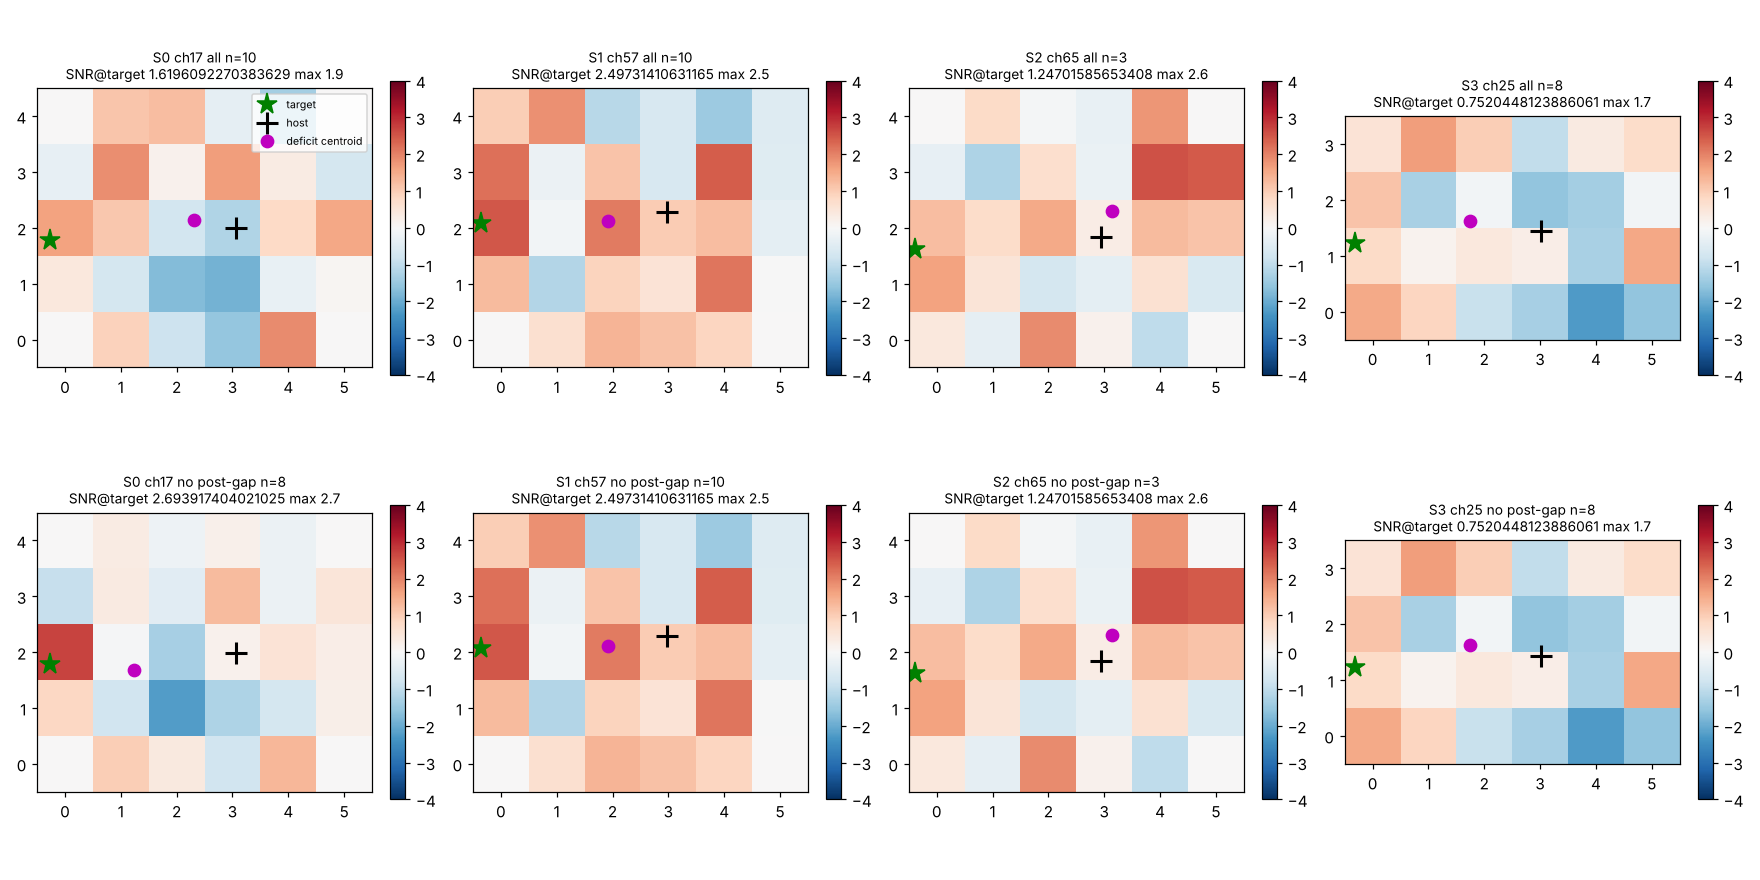

Generate this figure with Python:
"""Red-team pixel-level check for kic-005866176 on the Kepler TPFs of the host KIC 5866192 (own code).
Event-differenced deficit images stacked per season; deficit centroid vs Gaia positions of target and host;
template (out-of-transit image, shifted) fit at target vs host. Also run with post-gap events excluded."""
import json, glob, numpy as np, warnings; warnings.filterwarnings('ignore')
from astropy.io import fits
from astropy.wcs import WCS
from scipy.ndimage import shift as ndshift
import matplotlib; matplotlib.use('Agg'); import matplotlib.pyplot as plt
OUT='/home/user/ZyushgPlanet/runs/poolA_main/adversarial/kic-005866176/redteam/'
TPFS=sorted(glob.glob('/tmp/claude-0/-home-user-ZyushgPlanet/0a31cad6-114a-5cca-8219-924182316e90/scratchpad/redteam_kic005866176/tpf/mastDownload/Kepler/*/kplr005866192-*_lpd-targ.fits.gz'))
P=29.433016127730333; T0=172.57296158611774; DUR=1.95/24.
RA_T,DEC_T=288.4755283869849,41.10860915391378   # target KIC 5866176 (Gaia DR3 2102115328638366592)
RA_H,DEC_H=288.47974,41.1105                     # host KIC 5866192
POSTGAP_EVENTS=[231.476,937.845]  # the two post-gap deep events (BKJD)
R={'tpfs':[], 'seasons':{}}
stacks={}
for path in TPFS:
    f=fits.open(path); d=f[1].data; h1=f[1].header; h0=f[0].header
    q=h0['QUARTER']; ch=h0['CHANNEL']; season=h0['SEASON']
    t=d['TIME']; flux=d['FLUX']; ferr=d['FLUX_ERR']; qual=d['QUALITY']
    collected=np.isfinite(flux).mean(axis=0)>0.5
    ok=np.isfinite(t)&(qual==0)&np.isfinite(flux[:,collected]).all(axis=1)
    t=t[ok]; flux=np.nan_to_num(flux[ok]); ferr=ferr[ok]
    # WCS for the aperture extension (pixel coords)
    w=WCS(f[2].header)
    xt,yt=[float(v) for v in w.all_world2pix(RA_T,DEC_T,0)]; xh,yh=[float(v) for v in w.all_world2pix(RA_H,DEC_H,0)]
    ny,nx=flux.shape[1:]
    info={'quarter':int(q),'channel':int(ch),'season':int(season),'shape':[int(ny),int(nx)],'target_xy':[float(xt),float(yt)],'host_xy':[float(xh),float(yh)],'sep_px':float(np.hypot(xt-xh,yt-yh))}
    # per-event difference images
    n0=int(np.floor((t.min()-T0)/P)); n1=int(np.ceil((t.max()-T0)/P))
    diffs=[]; wts=[]; outs=[]; tcs=[]
    for n in range(n0,n1+1):
        tc=T0+n*P
        inn=np.abs(t-tc)<DUR/2; out=(np.abs(t-tc)<1.0)&(np.abs(t-tc)>1.5*DUR)
        if inn.sum()<2 or out.sum()<10: continue
        # local linear trend per pixel from out-of-transit, evaluated at in-transit times
        X=np.vstack([np.ones(out.sum()),t[out]-tc]).T
        beta=np.linalg.lstsq(X,flux[out].reshape(out.sum(),-1),rcond=None)[0]
        model_in=(np.vstack([np.ones(inn.sum()),t[inn]-tc]).T@beta).reshape(inn.sum(),ny,nx)
        resid=flux[out].reshape(out.sum(),-1)-(X@beta); sd=resid.std(axis=0).reshape(ny,nx)
        diff=(model_in-flux[inn]).mean(axis=0)   # positive = deficit in transit
        var=sd**2/inn.sum()+sd**2/out.sum()
        wt=np.where(collected&(var>0),1/np.where(var>0,var,1),0.0)
        diffs.append(diff); wts.append(wt); outs.append(np.median(flux[out],axis=0)); tcs.append(tc)
    info['n_events']=len(diffs); info['n_collected_pixels']=int(collected.sum())
    R['tpfs'].append(info)
    key=(season,ch)
    stacks.setdefault(key,{'diffs':[],'wts':[],'outs':[],'tcs':[],'quarters':[],'target_xy':(xt,yt),'host_xy':(xh,yh),'shape':(ny,nx)})
    stacks[key]['diffs']+=diffs; stacks[key]['wts']+=wts; stacks[key]['outs']+=outs; stacks[key]['tcs']+=tcs; stacks[key]['quarters'].append(int(q))
    print('Q',q,'ch',ch,'season',season,'shape',(ny,nx),'target',(round(float(xt),2),round(float(yt),2)),'host',(round(float(xh),2),round(float(yh),2)),'events',len(diffs),flush=True)

def analyse(key,excl_postgap):
    S=stacks[key]; ny,nx=S['shape']; xt,yt=S['target_xy']; xh,yh=S['host_xy']
    sel=[i for i,tc in enumerate(S['tcs']) if not (excl_postgap and any(abs(tc-pg)<0.5 for pg in POSTGAP_EVENTS))]
    D=np.array([S['diffs'][i] for i in sel]); W=np.array([S['wts'][i] for i in sel])
    Wsum=W.sum(0); good=Wsum>0
    stack=np.where(good,(D*W).sum(0)/np.where(good,Wsum,1),0.0); err=np.where(good,1/np.sqrt(np.where(good,Wsum,1)),np.inf); snr=np.where(good,stack/err,0.0)
    outimg=np.median(np.array([S['outs'][i] for i in sel]),axis=0)
    # significance-weighted deficit centroid (positive snr only)
    yy,xx=np.mgrid[0:ny,0:nx]; wpos=np.clip(snr,0,None)**2
    cx=(wpos*xx).sum()/wpos.sum(); cy=(wpos*yy).sum()/wpos.sum()
    # template fit: out-of-transit image (host-dominated PRF) shifted to trial position, amplitude by weighted LSQ
    def fit_at(x,y):
        tmpl=ndshift(outimg,(y-yh,x-xh),order=1,mode='constant',cval=0.0); tmpl=np.clip(tmpl,0,None)
        if tmpl.sum()<=0: return np.nan,np.nan,np.nan
        tmpl=tmpl/tmpl.sum()
        wv=W.sum(0); A=(wv*tmpl*stack).sum()/(wv*tmpl**2).sum(); Ae=1/np.sqrt((wv*tmpl**2).sum())
        chi2=(wv*(stack-A*tmpl)**2).sum(); return A,Ae,chi2
    chi2_null=(W.sum(0)*stack**2).sum()
    At,Aet,c2t=fit_at(xt,yt); Ah,Aeh,c2h=fit_at(xh,yh)
    # grid search
    best=(np.inf,None)
    for gx in np.arange(-1.0,nx+0.01,0.25):
        for gy in np.arange(-1.0,ny+0.01,0.25):
            A,Ae,c2=fit_at(gx,gy)
            if np.isfinite(c2) and A>0 and c2<best[0]: best=(c2,(float(gx),float(gy),float(A),float(Ae)))
    # pixel nearest target and host
    it=(int(round(yt)),int(round(xt))); ih=(int(round(yh)),int(round(xh)))
    inside=lambda p: 0<=p[0]<ny and 0<=p[1]<nx
    res={'quarters':S['quarters'],'n_events':len(sel),'target_xy':[float(xt),float(yt)],'host_xy':[float(xh),float(yh)],'target_inside_stamp':bool(inside(it)),
         'deficit_centroid_xy':[float(cx),float(cy)],'centroid_dist_to_target_px':float(np.hypot(cx-xt,cy-yt)),'centroid_dist_to_host_px':float(np.hypot(cx-xh,cy-yh)),
         'snr_at_target_pixel':float(snr[it]) if inside(it) else None,'snr_at_host_pixel':float(snr[ih]) if inside(ih) else None,
         'deficit_at_target_pixel_e_s':float(stack[it]) if inside(it) else None,'deficit_err_target_pixel_e_s':float(err[it]) if inside(it) else None,
         'max_snr_pixel_yx':[int(np.unravel_index(np.argmax(snr),snr.shape)[0]),int(np.unravel_index(np.argmax(snr),snr.shape)[1])],'max_snr':float(snr.max()),'min_snr':float(snr.min()),
         'chi2_null':float(chi2_null),'fit_at_target':{'A_e_s':float(At),'A_err':float(Aet),'chi2':float(c2t)},'fit_at_host':{'A_e_s':float(Ah),'A_err':float(Aeh),'chi2':float(c2h)},
         'best_grid':{'chi2':float(best[0]),'xy_A_Aerr':best[1]},'ndata':int(ny*nx),
         'out_image_total_e_s':float(outimg.sum()),'snr_map':snr.round(2).tolist(),'stack_e_s':stack.round(3).tolist()}
    return res,stack,snr,outimg
fig,ax=plt.subplots(2,len(stacks),figsize=(4*len(stacks),8))
for j,key in enumerate(sorted(stacks)):
    for i,ex in enumerate([False,True]):
        res,stack,snr,outimg=analyse(key,ex)
        R['seasons'][f'season{key[0]}_ch{key[1]}'+('_noPostGap' if ex else '_all')]=res
        a=ax[i,j]; im=a.imshow(snr,origin='lower',cmap='RdBu_r',vmin=-max(4,abs(snr).max()),vmax=max(4,abs(snr).max()))
        a.plot(res['target_xy'][0],res['target_xy'][1],'g*',ms=14,label='target'); a.plot(res['host_xy'][0],res['host_xy'][1],'k+',ms=14,mew=2,label='host')
        a.plot(res['deficit_centroid_xy'][0],res['deficit_centroid_xy'][1],'mo',ms=8,label='deficit centroid')
        a.set_title(f"S{key[0]} ch{key[1]} {'no post-gap' if ex else 'all'} n={res['n_events']}\nSNR@target {res['snr_at_target_pixel']} max {res['max_snr']:.1f}",fontsize=9)
        plt.colorbar(im,ax=a,fraction=0.04)
        if i==0 and j==0: a.legend(fontsize=7)
plt.tight_layout(); plt.savefig(OUT+'pixel_checks.png',dpi=110)
json.dump(R,open(OUT+'pixel_checks.json','w'),indent=1,default=float)
for k,v in R['seasons'].items():
    print(k,{kk:v[kk] for kk in ['n_events','target_inside_stamp','centroid_dist_to_target_px','centroid_dist_to_host_px','snr_at_target_pixel','snr_at_host_pixel','max_snr','max_snr_pixel_yx','chi2_null','fit_at_target','fit_at_host','best_grid']})
